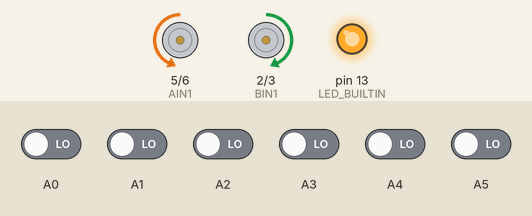
This sketch was run on a simulated Arduino Nano, built with avr-gcc and run on an emulated ATmega328P. Parts: motor-driver pin pairs drawn as motors (green arrow = first pin HIGH = forward, orange = second pin HIGH = backward, longer = more drive, scaled by the enable pin), output pins drawn as LEDs (lit = HIGH). Inputs (shaded band) come from the test bench; at power-on: A0–5 LOW.

Above: at 10.4 s.
10.5 s: A1 driven HIGH
At 11.0 s:
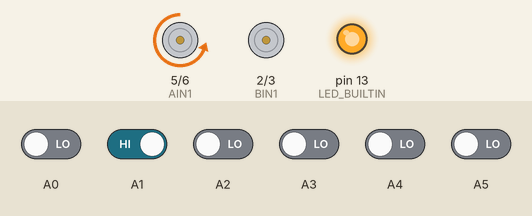
12.0 s: A1 driven LOW
At 13.2 s:
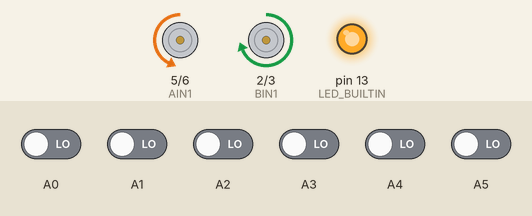
13.5 s: A5 driven HIGH
At 14.3 s:
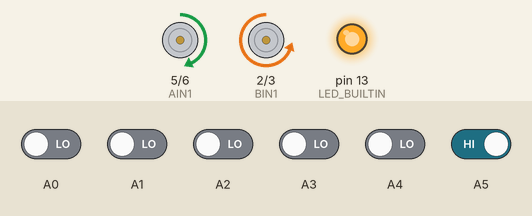
15.0 s: A2 driven HIGH
At 15.6 s:
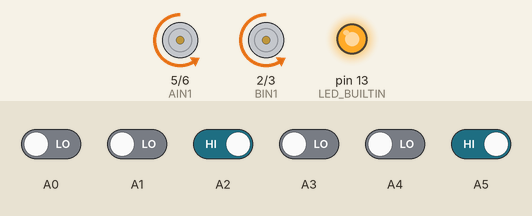
16.5 s: A2 driven LOW
At 17.8 s:
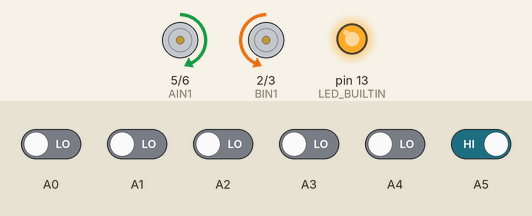
Timing chart, 0 to 19.0 s (numbered marks = the images above; inputs shaded):
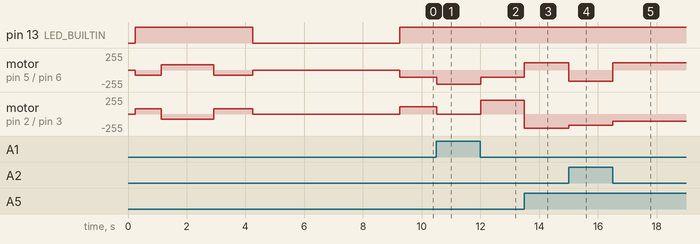

The sketch:

agibot.ino
```cpp
#include <SharpIR.h>
#include <QTRSensors.h>
#include <ezButton.h>

SharpIR sensor(SharpIR:: GP2Y0A41SK0F, A7);
QTRSensors qtr;

const uint8_t SensorCount = 6;
uint16_t sensorValues[SensorCount];
const int startButton = 10;

// RIGHT MOTOR PINS
#define PWMA 10 // speed control
#define AIN1 5
#define AIN2 6

// LEFT MOTOR PINS
#define PWMB 9 // speed control
#define BIN1 2
#define BIN2 3

// PID TUNING
#define Kp 1.9 // 0.041
#define Kd 40 // 0
#define maxSpeed 210
#define baseSpeed 170
#define turnSpeed 110

/* Tuning Presets
Kp = 2      Kp = 1      Kp = 1
Kd = 40     Kd = 62     Kd = 62
mS = 210    mS = 188    mS = 218
bs = 170    bS = 148    bS = 168
tS = 110    tS = 112    tS = 112
*/

int lastError = 0;
long now = millis();
long lastMeasure = 0;

void setup() {
  pinMode(startButton, INPUT_PULLUP);
  pinMode(LED_BUILTIN, OUTPUT);
  pinMode(AIN1, OUTPUT);
  pinMode(AIN2, OUTPUT);
  pinMode(PWMA, OUTPUT);
  pinMode(BIN1, OUTPUT);
  pinMode(BIN2, OUTPUT);
  pinMode(PWMB, OUTPUT);
  Serial.begin(9600);
  qtr.setTypeRC();
  qtr.setSensorPins((const uint8_t[]){A0, A1, A2, A3, A4, A5}, SensorCount);
  delay(250);

  // calibrate sensors
  digitalWrite(LED_BUILTIN, HIGH);
  for (uint8_t i = 0; i < 100; i++) {
    if (i < 25 || i > 75) {
      move(0, 80, 0);
      move(1, 80, 1);
    }
    else {
      move(0, 80, 1);
      move(1, 80, 0);
    }
    qtr.calibrate();
    delay(10);
  }
  delay(500);
  move(0, 0, 0);
  move(1, 0, 0);
  digitalWrite(LED_BUILTIN, LOW);
  delay(5000);
  digitalWrite(LED_BUILTIN, HIGH);
}

void loop() {
  uint16_t position = qtr.readLineBlack(sensorValues);

  if (position > 4700) {
    move(1, turnSpeed, 0);
    move(0, turnSpeed, 1);
    return;
  }
  if (position < 300) {
    move(1, turnSpeed, 1);
    move(0, turnSpeed, 0);
    return;
  }
  // PID Algorithm
  int error = position - 3500;
  int motorSpeed = Kp * error + Kd * (error - lastError);
  lastError = error;
  int rightMotorSpeed = baseSpeed + motorSpeed;
  int leftMotorSpeed = baseSpeed - motorSpeed;

  if (rightMotorSpeed > maxSpeed) {
    rightMotorSpeed = maxSpeed;
  }
  if (leftMotorSpeed > maxSpeed) {
    leftMotorSpeed = maxSpeed;
  }
  if (rightMotorSpeed < 0) {
    rightMotorSpeed = 0;
  }
  if (leftMotorSpeed < 0) {
    leftMotorSpeed = 0;
  }
  move(1, rightMotorSpeed, 0);
  move(0, leftMotorSpeed, 0);
}

void move (int motor, int speed, int direction) {
  boolean inPin1 = HIGH, inPin2 = LOW;
  if (direction == 1) {
    inPin1 = HIGH;
    inPin2 = LOW;
  }
  if (direction == 0) {
    inPin1 = LOW;
    inPin2 = HIGH;
  }
  if (motor == 0) {
    digitalWrite(AIN1, inPin1);
    digitalWrite(AIN2, inPin2);
    analogWrite(PWMA, speed);
  }
  if (motor == 1) {
    digitalWrite(BIN1, inPin1);
    digitalWrite(BIN2, inPin2);
    analogWrite(PWMB, speed);
  }
}
```

Measured:
- after the input at 10.5 s, motor on pin 5 (AIN1) / pin 6 (AIN2): backward 110/255 → backward 210/255 at once; motor on pin 2 (BIN1) / pin 3 (BIN2): forward 110/255 → stopped at once
- after the input at 12.0 s, motor on pin 5 (AIN1) / pin 6 (AIN2): backward 210/255 → backward 110/255 at once; motor on pin 2 (BIN1) / pin 3 (BIN2): stopped → forward 210/255 at once
- after the input at 13.5 s, motor on pin 5 (AIN1) / pin 6 (AIN2): backward 110/255 → forward 110/255 at once; motor on pin 2 (BIN1) / pin 3 (BIN2): forward 210/255 → backward 210/255 at once
- after the input at 15.0 s, motor on pin 5 (AIN1) / pin 6 (AIN2): forward 110/255 → backward 170/255 at once; motor on pin 2 (BIN1) / pin 3 (BIN2): backward 210/255 → backward 170/255 at once
- after the input at 16.5 s, motor on pin 5 (AIN1) / pin 6 (AIN2): backward 170/255 → forward 110/255 at once; motor on pin 2 (BIN1) / pin 3 (BIN2): backward 170/255 → backward 110/255 at once
